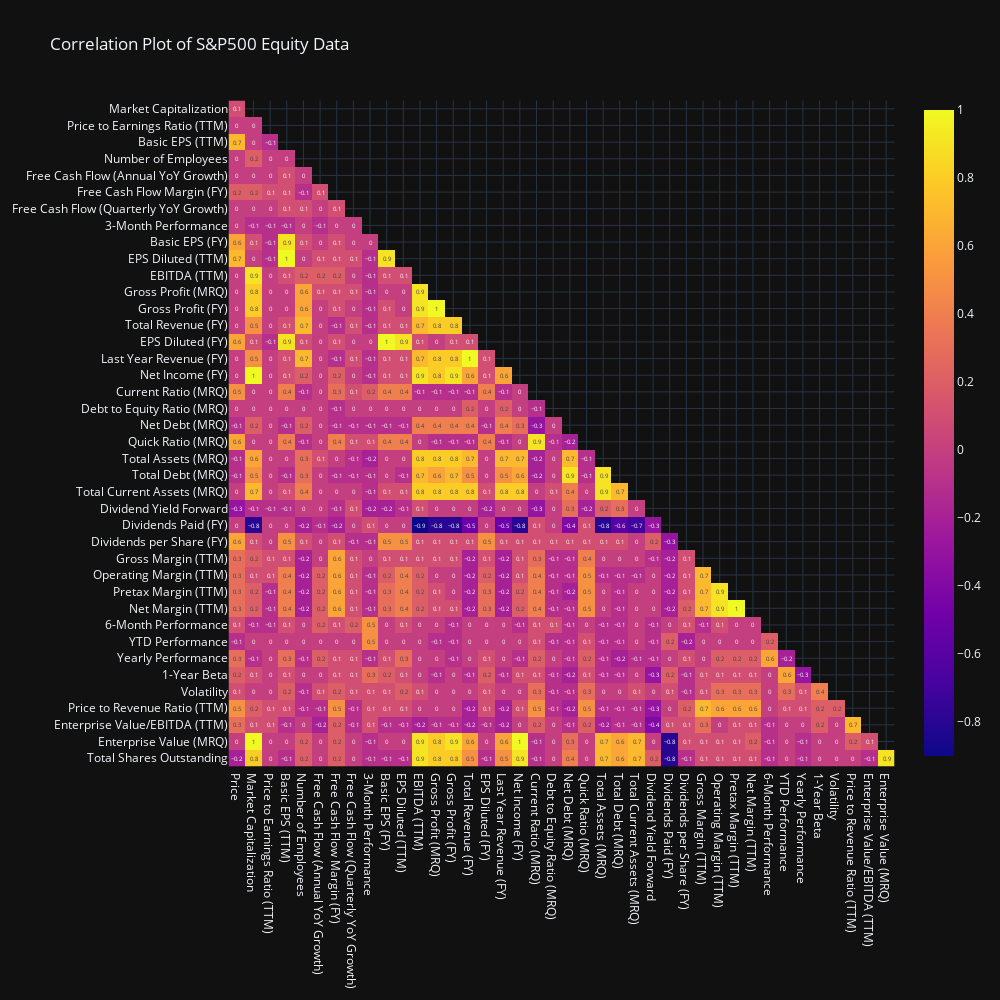

Notebook code cell kept with this figure:
### Code cell
#viz.correlation_plot(mega_df, 'S&P 500 Equity Data')
fig = viz.heatmap_plot(mega_df, 'Correlation Plot of S&P500 Equity Data', number_of_companies=500, correlation_plot=True)

config = {
  'toImageButtonOptions': {
    'format': 'png',
    'filename': 'custom_image',
    'height': 2000,
    'width': 2500,
  }
}

fig.show(config=config)

### Figure 1 — Plotly figure (JSON) as saved in the notebook; plotly's stock layout.template omitted (floating-point values rounded to 4 significant figures; data arrays with more than 128 entries replaced by an {"elided": "..."} marker saying what was removed)
{"data": [{"coloraxis": "coloraxis", "hovertemplate": "x: %{x}<br>y: %{y}<br>color: %{z}<extra></extra>", "name": "0", "texttemplate": "%{z}", "type": "heatmap", "x": ["Price", "Market Capitalization", "Price to Earnings Ratio (TTM)", "Basic EPS (TTM)", "Number of Employees", "Free Cash Flow (Annual YoY Growth)", "Free Cash Flow Margin (FY)", "Free Cash Flow (Quarterly YoY Growth)", "3-Month Performance", "Basic EPS (FY)", "EPS Diluted (TTM)", "EBITDA (TTM)", "Gross Profit (MRQ)", "Gross Profit (FY)", "Total Revenue (FY)", "EPS Diluted (FY)", "Last Year Revenue (FY)", "Net Income (FY)", "Current Ratio (MRQ)", "Debt to Equity Ratio (MRQ)", "Net Debt (MRQ)", "Quick Ratio (MRQ)", "Total Assets (MRQ)", "Total Debt (MRQ)", "Total Current Assets (MRQ)", "Dividend Yield Forward", "Dividends Paid (FY)", "Dividends per Share (FY)", "Gross Margin (TTM)", "Operating Margin (TTM)", "Pretax Margin (TTM)", "Net Margin (TTM)", "6-Month Performance", "YTD Performance", "Yearly Performance", "1-Year Beta", "Volatility", "Price to Revenue Ratio (TTM)", "Enterprise Value/EBITDA (TTM)", "Enterprise Value (MRQ)"], "xaxis": "x", "y": ["Market Capitalization", "Price to Earnings Ratio (TTM)", "Basic EPS (TTM)", "Number of Employees", "Free Cash Flow (Annual YoY Growth)", "Free Cash Flow Margin (FY)", "Free Cash Flow (Quarterly YoY Growth)", "3-Month Performance", "Basic EPS (FY)", "EPS Diluted (TTM)", "EBITDA (TTM)", "Gross Profit (MRQ)", "Gross Profit (FY)", "Total Revenue (FY)", "EPS Diluted (FY)", "Last Year Revenue (FY)", "Net Income (FY)", "Current Ratio (MRQ)", "Debt to Equity Ratio (MRQ)", "Net Debt (MRQ)", "Quick Ratio (MRQ)", "Total Assets (MRQ)", "Total Debt (MRQ)", "Total Current Assets (MRQ)", "Dividend Yield Forward", "Dividends Paid (FY)", "Dividends per Share (FY)", "Gross Margin (TTM)", "Operating Margin (TTM)", "Pretax Margin (TTM)", "Net Margin (TTM)", "6-Month Performance", "YTD Performance", "Yearly Performance", "1-Year Beta", "Volatility", "Price to Revenue Ratio (TTM)", "Enterprise Value/EBITDA (TTM)", "Enterprise Value (MRQ)", "Total Shares Outstanding"], "yaxis": "y", "z": {"elided": "40x40 float values"}}], "layout": {"coloraxis": {"colorscale": [[0, "#0d0887"], [0.1111, "#46039f"], [0.2222, "#7201a8"], [0.3333, "#9c179e"], [0.4444, "#bd3786"], [0.5556, "#d8576b"], [0.6667, "#ed7953"], [0.7778, "#fb9f3a"], [0.8889, "#fdca26"], [1, "#f0f921"]]}, "height": 1000, "title": {"text": "Correlation Plot of S&P500 Equity Data"}, "width": 1000, "xaxis": {"anchor": "y", "constrain": "domain", "domain": [0, 1], "scaleanchor": "y"}, "yaxis": {"anchor": "x", "autorange": "reversed", "constrain": "domain", "domain": [0, 1]}}}
